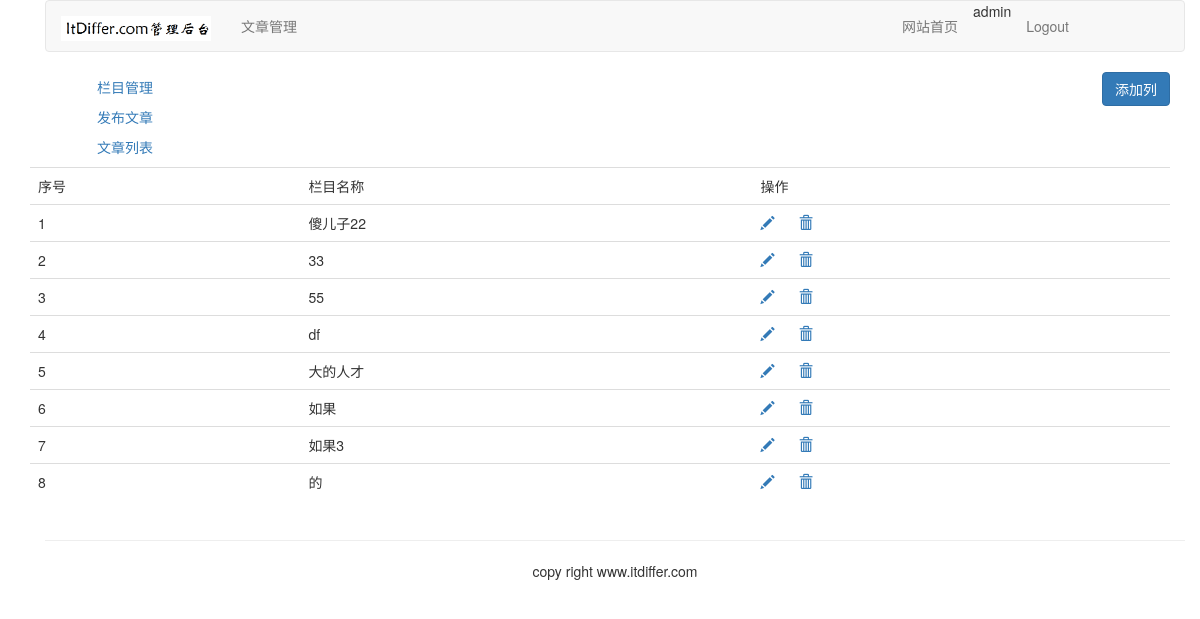
Before: /article/article-column/ (signed in) with the older database file.
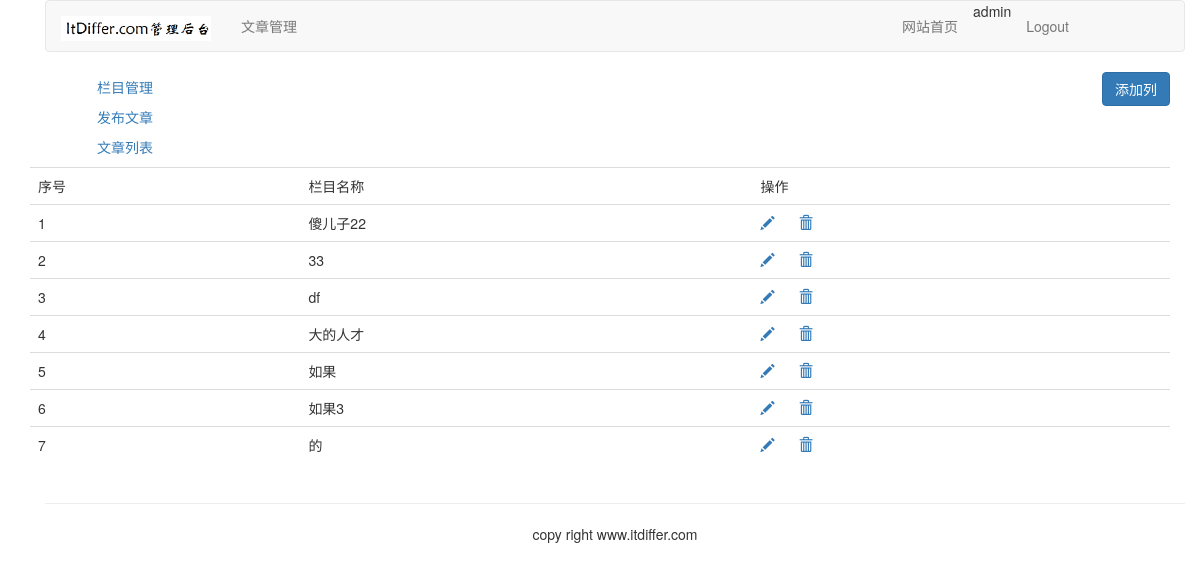
After: the same page with the newer database file.
### article/models.py (models this page shows, shortened)
class ArticleColumn(models.Model):
    user = models.ForeignKey(User,on_delete=models.CASCADE,related_name='article_column')
    column = models.CharField(max_length=200)
    created = models.DateField(auto_now_add=True)

### article/views.py (the view, shortened to what this page needs)
@login_required(login_url='/account/login/')
@csrf_exempt
def article_column(request):
    if request.method == 'GET':
        columns = ArticleColumn.objects.filter(user=request.user)
        column_form = ArticleColumnForm
        return render(request,'article/column/article_column.html',{'columns':columns,'column_form':column_form})

### templates/article/column/article_column.html (shortened to what this page needs)
{% extends 'article/base.html' %}
{% load staticfiles %}
{% block content %}
    <div>
    <P class="text-right"><button id='add_column' onclick="add_column()" class="btn btn-primary">添加列</button></P>
    <table class="table table-hover">
        <tr>
            <td>序号</td>
            <td>栏目名称</td>
            <td>操作</td>
        </tr>
        {% for column in columns %}
        <tr>
            <td>{{ forloop.counter }}</td>
            <td>{{ column.column }}</td>
            <td>
                <a name="edit" href="javascript:" onclick="edit_column(this,{{ column.id }})">
                <span class="glyphicon glyphicon-pencil"></span>
                </a>
                <a name="delete" href="javascript:" onclick="del_column(this,{{ column.id }})">
                    <span class="glyphicon glyphicon-trash" style="margin-left:20px;"></span>
                </a>
            </td>
        </tr>
        {% empty %}
        <P>还没有设置栏目？？</P>
        {% endfor %}
    </table>
    </div>
{% endblock %}

Changed rows visible on the page:
removed ArticleColumn: column "55"
